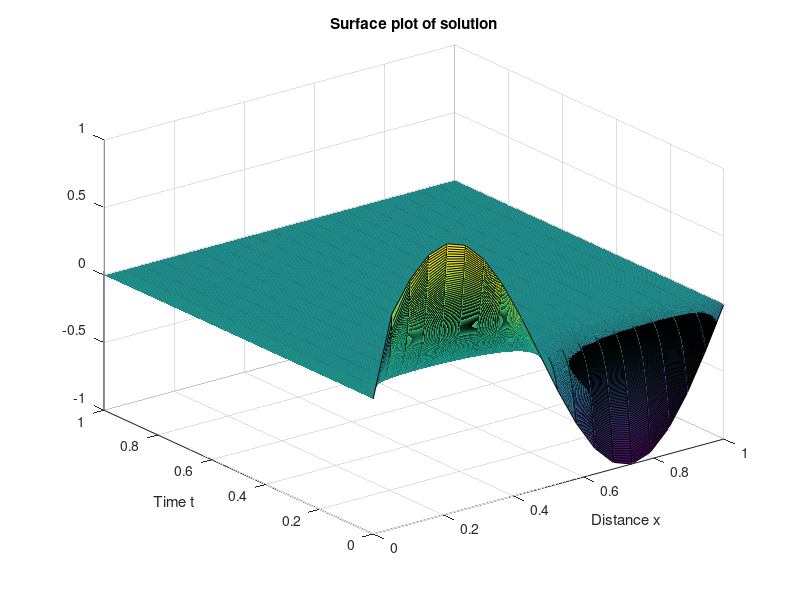

This figure's MATLAB source:
%Explicit Scheme Burgers Eqation.
% FTCS Finite Difference


%The constants -
% inputs by user -
x0 = 0;
x1 = 1;
t0 = 0;
t1 = 1;
dx = 1 / 20;
dt = 1 / 2000;
alpha = 1;
% Constants to be calculated -

nx = (x1-x0)/dx;
nt = (t1-t0)/dt;

%a = -alpha/(2*(dx^2));
%b = 1/dt + alpha/(dx^2);
%c = -alpha/(2*(dx^2));


%matrices.

U = zeros(nt,nx);
%D = zeros(nx);
%Ut = zeros(nx);



%CONDITIONS
%initial condition.
% at t=t0, U(x,t0) =  Ut0(x)
% Ut0(x) = 100*sin(2*pi*x)

for i=1:1:nx
    x =(x0 +(i)*dx);
    U(1,i) = sin(2*pi*x);
end

%boundary conditions.
% at x=xo, U(x0,t) =  Ux0(t);
% at x=x1, U(x1,t) =  Ux1(t);
% Ux0(t) = 0 ; Ux1 = 0;

for i=1:1:nt
    %for x=x0
    U(i,1) = 0;
    %for x=x1
    U(i,nx) = 0;
end

%FTCS IMPLEMENTATION

for i=1:1:nt-1
    for j=2:1:nx-1
        U(i+1,j)=U(i,j) + dt*(-U(i,j)*(U(i,j+1)-U(i,j-1))/(2*dx) + alpha*(U(i,j-1)-2*U(i,j)+U(i,j+1))/(dx^2) );
    end
end


%THE GRAPH
x = linspace(0,1,20);
t = linspace(0,1,2000);
surf(x,t,U);
title('Surface plot of solution');
xlabel('Distance x');
ylabel('Time t');


